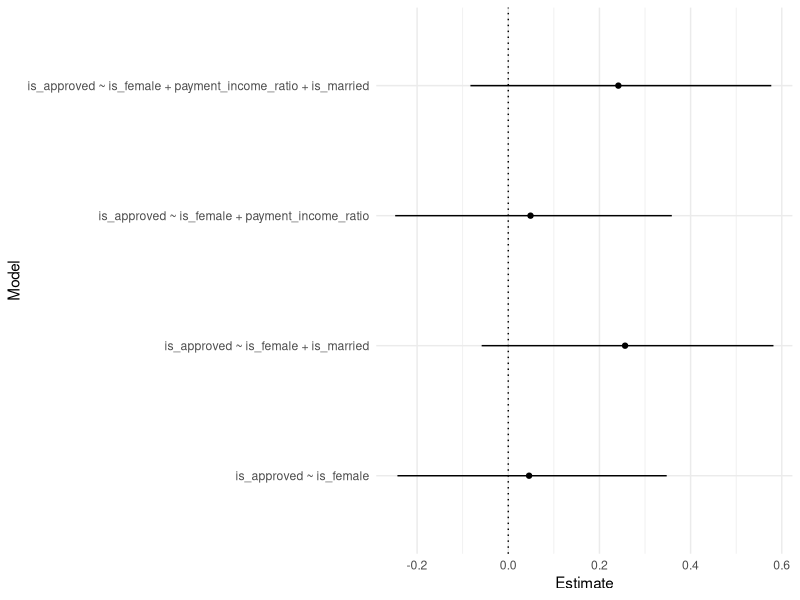
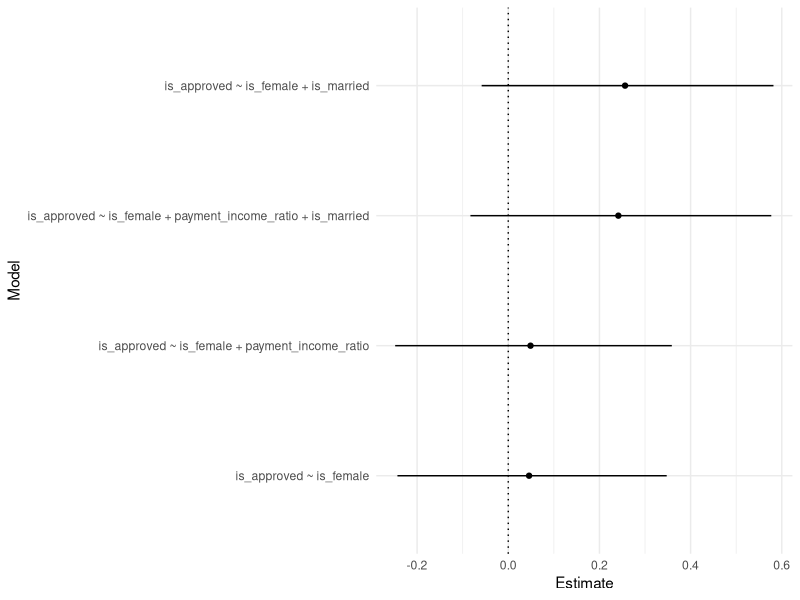
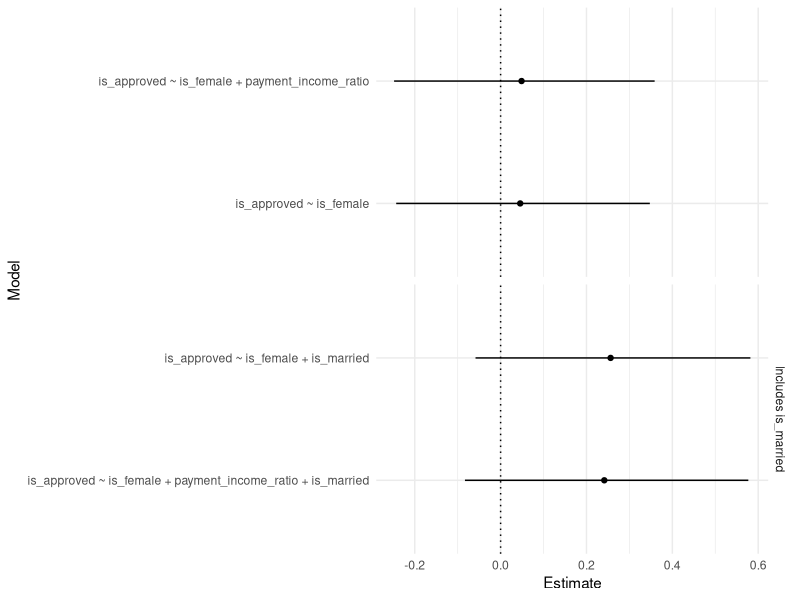
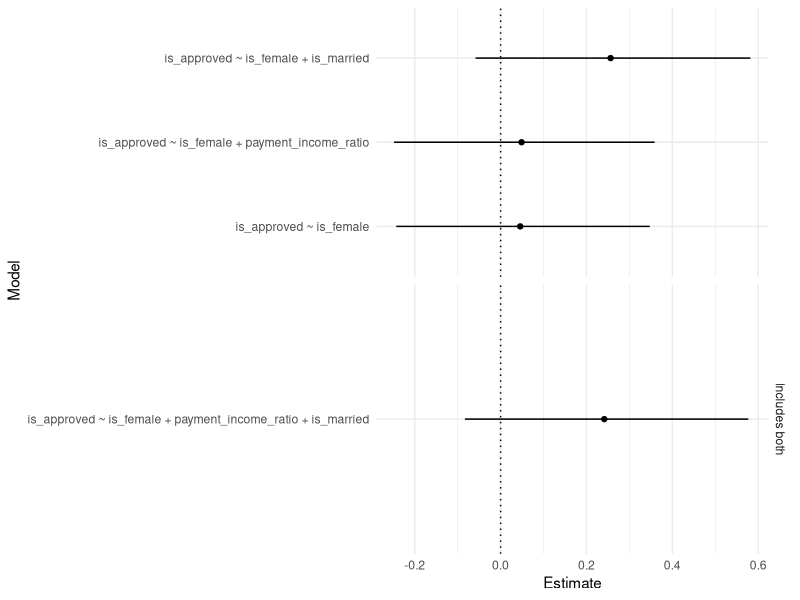
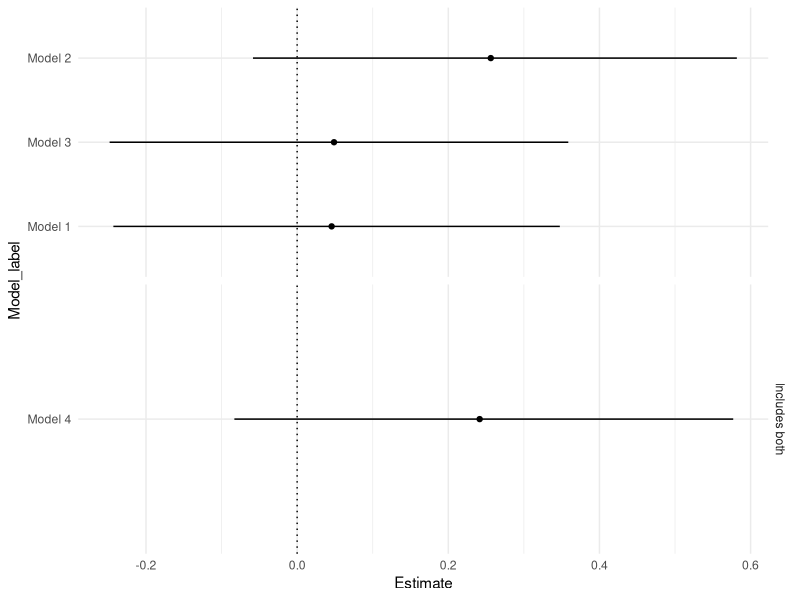

The R script that drew these images, in order:
## ---- chunk 1
if (!require(ggplot2)) {
  # Installs ggplot2 if it is missing
  # The installation process may ask you to update other packages. 
  # If asked, select the option to update All.
  install.packages("ggplot2")
  library(ggplot2)
}
## ---- chunk 2
# the dataset is stored in the file named hdma.csv
hdma <- read.csv("hdma.csv")
hdma 
## ---- chunk 3
simple_formula <- "is_approved ~ is_female"
## ---- chunk 4
fit <- glm(formula = simple_formula, data = hdma, family = binomial)
## ---- chunk 5
ests <- coef(fit)
ests # note the named vector.
est_is_female <- ests[names(ests) == "is_female"]
est_is_female
## ---- chunk 6
exp(est_is_female)
## ---- chunk 7
cis <- confint(fit)
cis # note the matrix with named rows and columns
ci_is_female <- cis[rownames(cis) == "is_female", ]
ci_is_female
## ---- chunk 8
# write your code here

## ---- chunk 9
formulae <- c(
  "is_approved ~ is_female",
  "is_approved ~ is_female + is_married",
  "is_approved ~ is_female + payment_income_ratio",
  "is_approved ~ is_female + payment_income_ratio + is_married"
)
formulae
## ---- chunk 10
n_options <- length(formulae)
n_options
## ---- chunk 11
for (f in formulae) {
  print(f)
}
## ---- chunk 12
results <- matrix(nrow = n_options, ncol = 3)
for (i in 1:n_options) {
  # formulae[i] extracts ith item of formulae
  fit <- glm(formulae[i], data = hdma, family = binomial)
  # coefficients() extracts the coefficient estimates 
  ests <- coefficients(fit)
  cis <- confint(fit)
  # extract the values for `is_female`
  est_is_female <- ests[names(ests) == "is_female"]     # ests is a vector
  ci_is_female <- cis[row.names(cis) == "is_female", ]  # cis is a table
  # store the values together in the ith row of results
  results[i, ] <- c(est_is_female, ci_is_female)    
}
results
## ---- chunk 13
# Define a data frame using the `results` matrix.
multiverse_table <- as.data.frame(results) 
# Provide meaningful column names.
colnames(multiverse_table) <- c("Estimate", "LowerCI", "UpperCI")
# Add the vector `formulae` as the first column to the data frame.
multiverse_table <- cbind(Model = formulae, multiverse_table)
multiverse_table
## ---- chunk 14
library(ggplot2)
## ---- chunk 15
p <- ggplot(multiverse_table, aes(y = Model)) 
## ---- chunk 16
p <- p + geom_point(aes(x = Estimate))
## ---- chunk 17
p <- p + geom_linerange(aes(xmin = LowerCI, xmax = UpperCI))
## ---- chunk 18
p <- p + geom_vline(xintercept = 0, linetype = "dotted") 
## ---- chunk 19
p <- p + theme_minimal()
p
## ---- chunk 20
multiverse_table$Model <- factor(
  multiverse_table$Model, 
  # define levels according to the order of `Estimate`
  levels = multiverse_table$Model[order(multiverse_table$Estimate)]
)

ggplot(multiverse_table, aes(y = Model)) +
  geom_point(aes(x = Estimate)) +
  geom_linerange(aes(xmin = LowerCI, xmax = UpperCI)) +
  geom_vline(xintercept = 0, linetype = "dotted") +
  theme_minimal()
## ---- chunk 21
multiverse_table['has_is_married'] <- ifelse(
  grepl("is_married", multiverse_table$Model), 
  "Includes is_married", "")

ggplot(multiverse_table, aes(y = Model)) +
  geom_point(aes(x = Estimate)) +
  geom_linerange(aes(xmin = LowerCI, xmax = UpperCI)) +
  geom_vline(xintercept = 0, linetype = "dotted") +
  theme_minimal() +
  # facet_grid() expects rows and cols wrapped in vars()
  facet_grid(rows = vars(has_is_married), scales = "free_y")
## ---- chunk 22
multiverse_table['has_both'] <- ifelse(
  grepl("is_married", multiverse_table$Model) & 
    grepl("payment_income_ratio", multiverse_table$Model),
  "Includes both", "")

ggplot(multiverse_table, aes(y = Model)) +
  geom_point(aes(x = Estimate)) +
  geom_linerange(aes(xmin = LowerCI, xmax = UpperCI)) +
  geom_vline(xintercept = 0, linetype = "dotted") +
  theme_minimal() +
  # facet_grid() expects rows and cols wrapped in vars()
  facet_grid(rows = vars(has_both), scales = "free_y")
## ---- chunk 23
multiverse_table["Model_label"] <- factor(
  paste("Model", 1:4),
  # define levels according to the order of `Estimate`
  levels = paste("Model", 1:4)[order(multiverse_table$Estimate)]
  )
ggplot(multiverse_table, aes(y = Model_label)) +
  geom_point(aes(x = Estimate)) +
  geom_linerange(aes(xmin = LowerCI, xmax = UpperCI)) +
  geom_vline(xintercept = 0, linetype = "dotted") +
  theme_minimal() +
  # facet_grid() expects rows and cols wrapped in vars()
  facet_grid(rows = vars(has_both), scales = "free_y")
